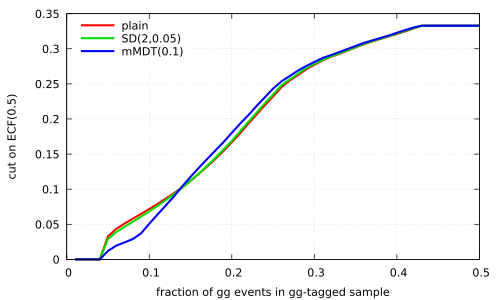

Reproduce this figure in gnuplot.
# -*- GNUPlot -*-
reset
set term pdfcairo enhanced
set out 'cut-effects.pdf'
set colors classic

set xlabel 'fraction of gg events in gg-tagged sample'
set xrange [0:0.5]

set grid

groomers='plain sd mmdt'
groomerlabels="'plain' 'SD(2,0.05)' 'mMDT(0.1)'"

set style line 1 dt 1 lc 1             lw 3
set style line 2 dt 1 lc rgb "#00dd00" lw 3
set style line 3 dt 1 lc 3             lw 3

set ylabel 'cut on ECF(0.5)'
set yrange [*:*]
set key top left reverse Left
plot for [ig=1:words(groomers)] '< ../get-cuts-and-stats.py -lumi 150 -log -fstep 0.01 -shape '.word(groomers,ig).'_ecf_0.5' u 1:2 w l ls ig t word(groomerlabels,ig)

set ylabel 'number of events left after cut on ECF(0.5)'
set key top right noreverse Right
set log y
set yrange [1:11000]
plot for [ig=1:words(groomers)] '< ../get-cuts-and-stats.py -lumi 150 -log -fstep 0.01 -shape '.word(groomers,ig).'_ecf_0.5' u 1:4 w l ls ig t word(groomerlabels,ig)
unset log y

set ylabel 'cut on N_{LH}(1 GeV)'
set yrange [*:*]
set key top left reverse Left
plot for [ig=1:words(groomers)] '< ../get-cuts-and-stats.py -lumi 150 -fstep 0.01 -shape '.word(groomers,ig).'_isd_1.0' u 1:2 w l ls ig t word(groomerlabels,ig)

set ylabel 'number of events left after cut on N_{LH}(1 GeV)'
set key top right noreverse Right
set log y
set yrange [1:11000]
plot for [ig=1:words(groomers)] '< ../get-cuts-and-stats.py -lumi 150 -fstep 0.01 -shape '.word(groomers,ig).'_isd_1.0' u 1:4 w l ls ig t word(groomerlabels,ig)
unset log y

set ylabel 'cut on N_{LH}(2 GeV)'
set yrange [*:*]
set key top left reverse Left
plot for [ig=1:words(groomers)] '< ../get-cuts-and-stats.py -lumi 150 -fstep 0.01 -shape '.word(groomers,ig).'_isd_2.0' u 1:2 w l ls ig t word(groomerlabels,ig)

set ylabel 'number of events left after cut on N_{LH}(2 GeV)'
set key top right noreverse Right
set log y
set yrange [1:11000]
plot for [ig=1:words(groomers)] '< ../get-cuts-and-stats.py -lumi 150 -fstep 0.01 -shape '.word(groomers,ig).'_isd_2.0' u 1:4 w l ls ig t word(groomerlabels,ig)
unset log y


set out
